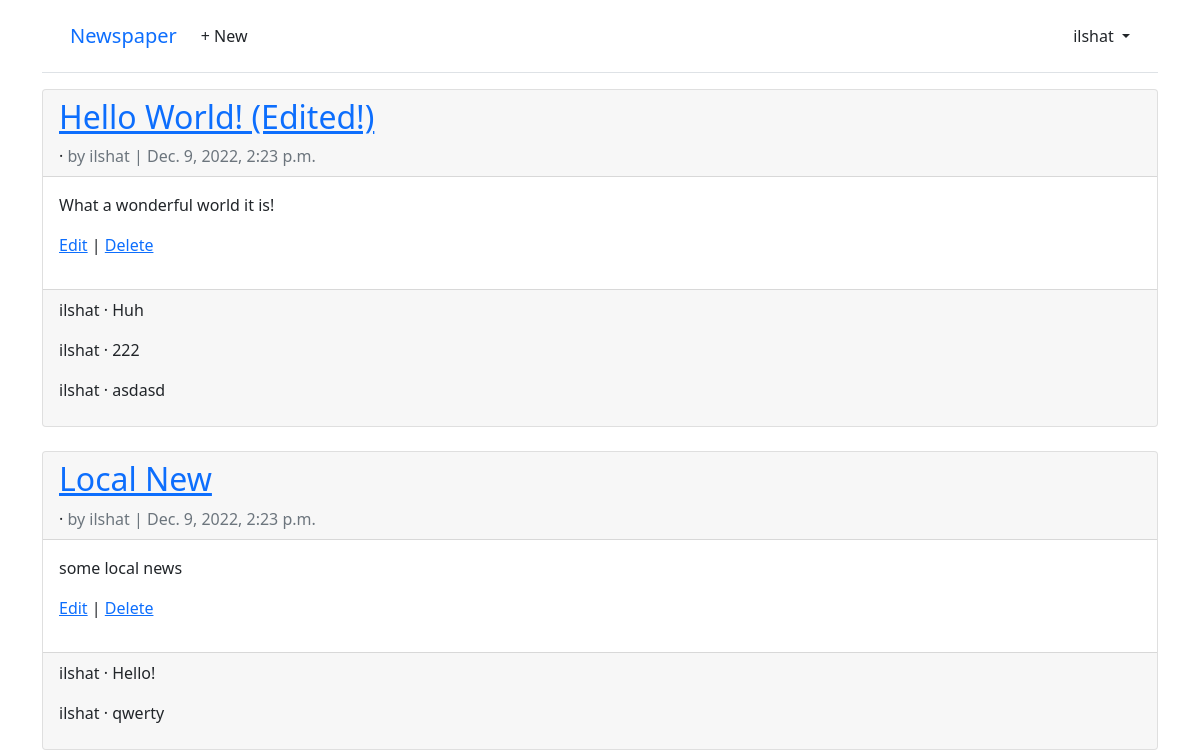
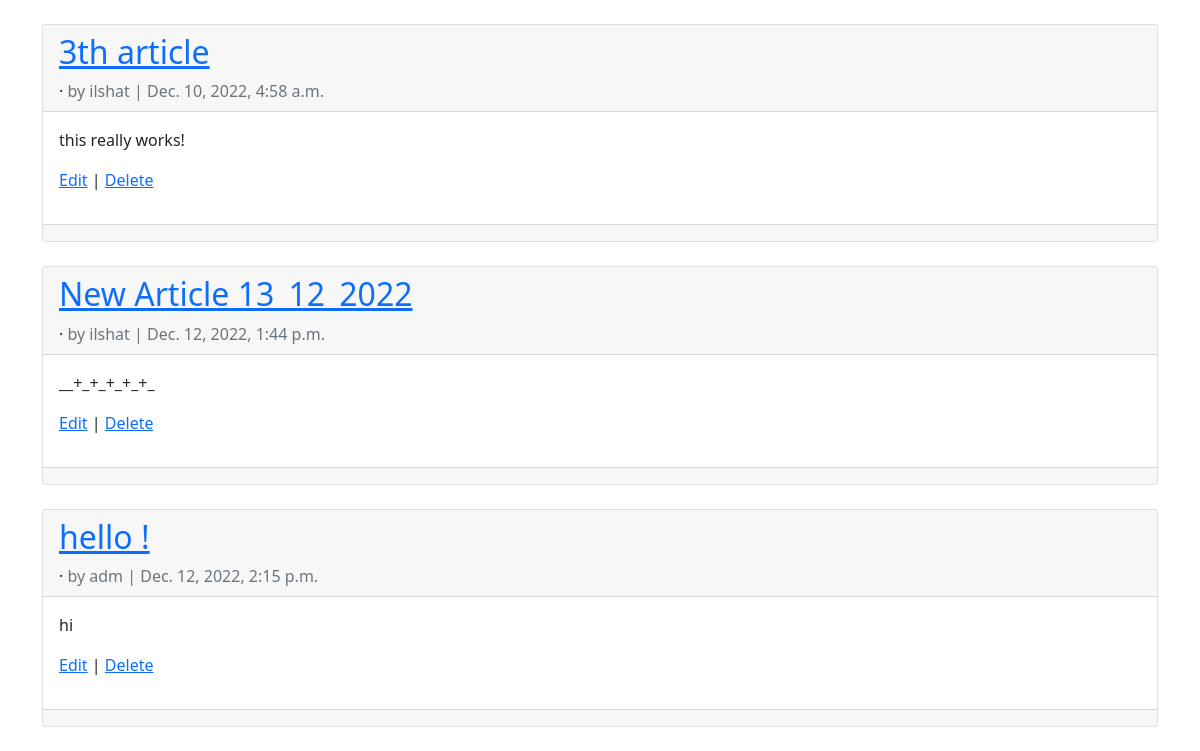
The app's page /articles/ (signed in), older data (2 pictures, top to bottom).
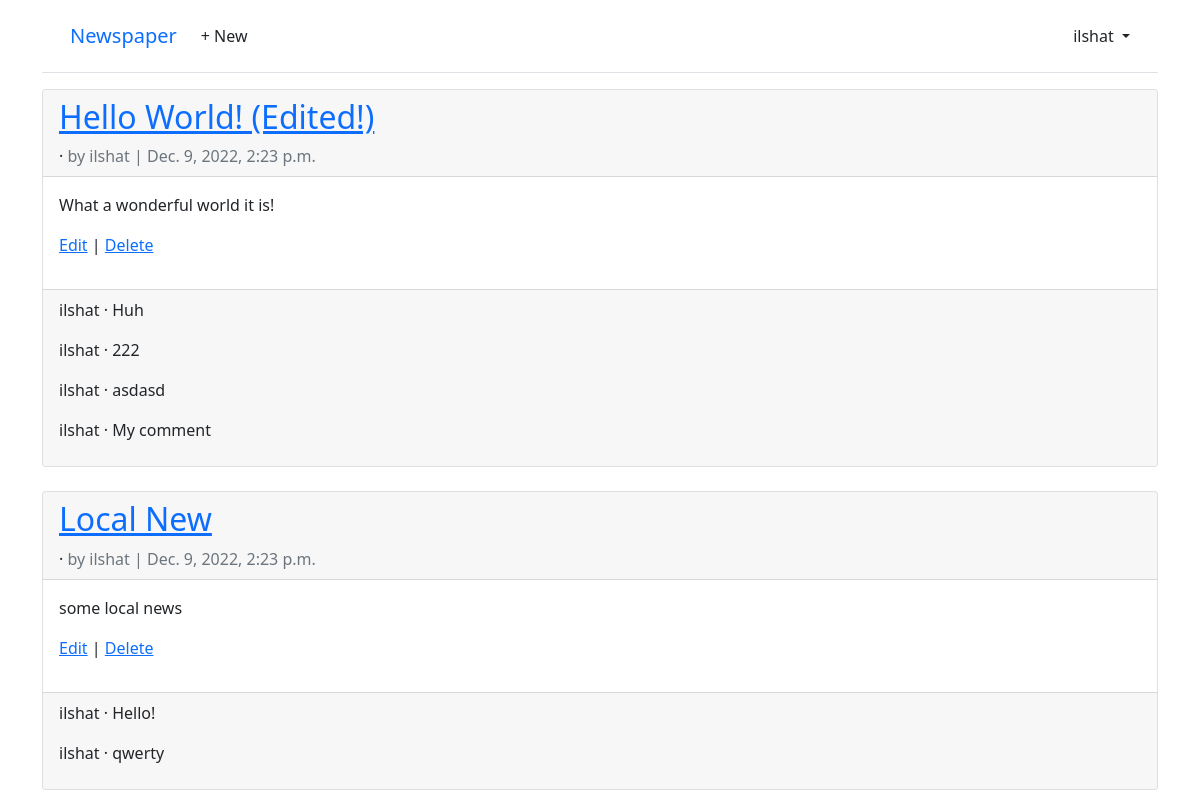
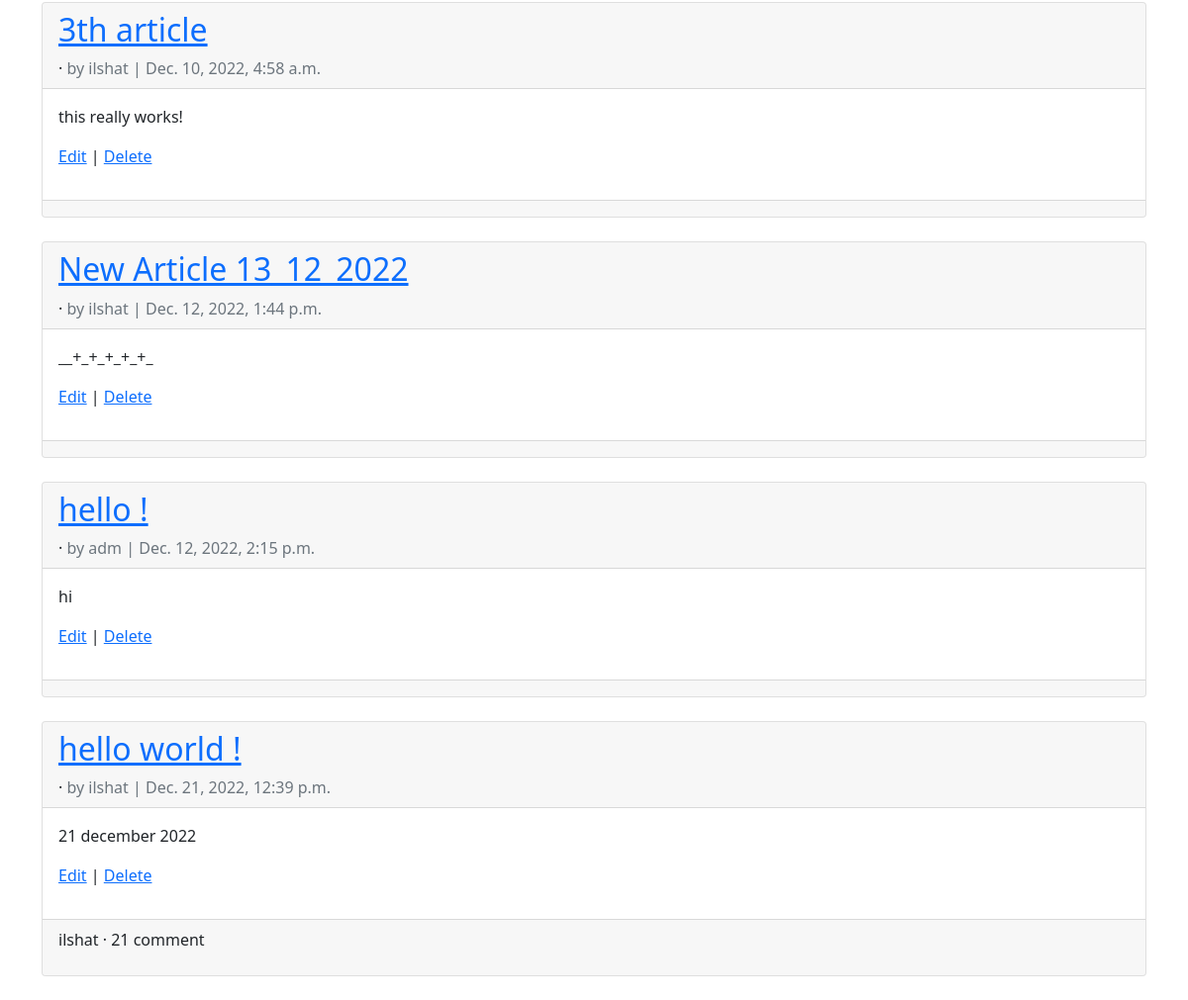
The same page, newer data (2 pictures, top to bottom).
### accounts/models.py (models this page shows)
class CustomUser(AbstractUser):
    age = models.PositiveIntegerField(null=True, blank=True)

### articles/models.py (models this page shows, shortened)
class Article(models.Model):
    title = models.CharField(max_length=255)
    body = models.TextField()
    date = models.DateTimeField(auto_now_add=True)
    author = models.ForeignKey(
        settings.AUTH_USER_MODEL,
        on_delete=models.CASCADE,
    )

class Comment(models.Model):
    article = models.ForeignKey(Article, on_delete=models.CASCADE)
    comment = models.CharField(max_length=140)
    author = models.ForeignKey(settings.AUTH_USER_MODEL, on_delete=models.CASCADE)
    def __str__(self):
        return self.comment

### articles/views.py (the view)
# urls.py: path("", ArticleListView.as_view(), name="home"),
class ArticleListView(LoginRequiredMixin, ListView):
    model = Article
    template_name = "article_list.html"

### templates/article_list.html (shortened to what this page needs)
{% extends "base.html" %}
{% block content %}
{% for article in article_list %}
    <div class="card">
        <div class="card-header">
            <span class="font-weight-bold">
                <h2><a href="{% url 'article_detail' article.pk %}">
                    {{ article.title }}
                </a></h2>
            </span> &middot;
            <span class="text-muted">by {{ article.author }} |
            {{ article.date }}</span>
        </div>
        <div class="card-body">
            <p>{{ article.body }}<p>
            <a href="{% url 'article_edit' article.pk %}">Edit</a> |
            <a href="{% url 'article_delete' article.pk %}">Delete</a>
        </div>
        <div class="card-footer">
            {% for comment in article.comment_set.all %}
            <p>
                <span class="font-weight-bold">
                    {{ comment.author }} &middot;
                </span>
                {{ comment }}
            </p>
            {% endfor %}
        </div>
    </div>
    <br />
{% endfor %}
{% endblock content %}

### templates/base.html (shortened to what this page needs)
{% load static %}
<!doctype html>
<html lang="en">
  <head>
    <link href="https://cdn.jsdelivr.net/npm/bootstrap@5.1.3/dist/css/bootstrap.min.css" rel="stylesheet">
  </head>
  <body>
    <body>
        <div class="container">
          <header class="p-3 mb-3 border-bottom">
            <div class="container">
              <div class="d-flex flex-wrap align-items-center justify-content-center
                justify-content-lg-start">
                <a class="navbar-brand" href="{% url 'home' %}">Newspaper</a>
                <ul class="nav col-12 col-lg-auto me-lg-auto mb-2 justify-content-center
                  mb-md-0">
                {% if user.is_authenticated %}
                  <li><a href="{% url 'article_new' %}" class="nav-link px-2 link-dark">+ New</a></li>
                </ul>
                <div class="dropdown text-end">
                  <a href="#" class="d-block link-dark text-decoration-none dropdown-toggle"
                    id="dropdownUser1" data-bs-toggle="dropdown" aria-expanded="false">
                    {{ user.username }}
                  </a>
                </div>
                {% else %}
                </ul>
                <div class="text-end">
                  <a href="{% url 'login' %}" class="btn btn-outline-primary me-2">Log In</a>
                  <a href="{% url 'signup' %}" class="btn btn-primary">Sign Up</a>
                </div>
                {% endif %}
              </div>
            </div>
          </header>
          <main>
            {% block content %}
            {% endblock content %}
          </main>
        </div>
  </body>
</html>

Row changes from the older to the newer data that the page shows:
added Comment: author "ilshat", comment "My comment", shown under Article "Hello World! (Edited!)"
added Article: title "hello world !", author "ilshat", date "Dec. 21, 2022, 12:39 p.m.", body "21 december 2022"
added Comment: author "ilshat", comment "21 comment", shown under "hello world !"
